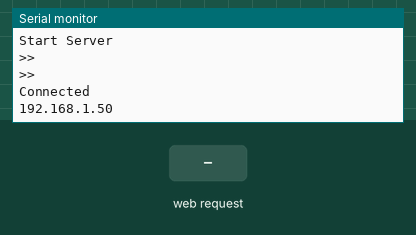
This sketch was run on a simulated ESP8266 (NodeMCU). Shown: the last lines printed to the serial monitor. The test bench sets the inputs (shaded band). WiFi joins after 1.5 s; servers stay silent unless stated.

Above: at 4.2 s.
4.3 s: HTTP request GET /ROOF_ON received
At 5.0 s:
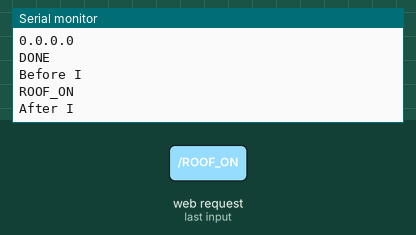
5.8 s: HTTP request GET /ROOF_OFF received
At 6.1 s:
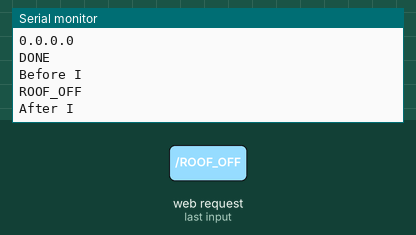
7.3 s: HTTP request GET /TUBE_ON received
At 8.4 s:
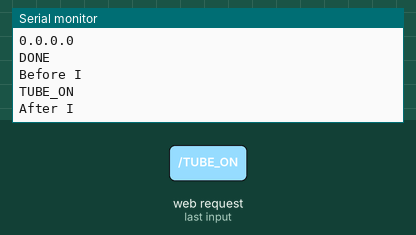
8.8 s: HTTP request GET /TUBE_OFF received
At 9.6 s:
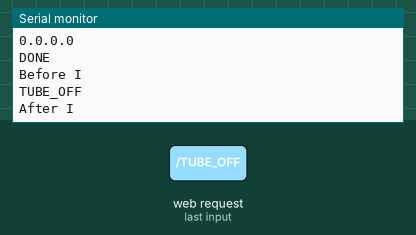
10.3 s: HTTP request GET /BALCONY_ON received
At 10.8 s:
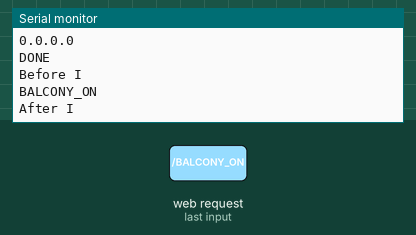
11.8 s: HTTP request GET /BALCONY_OFF received
At 13.1 s:
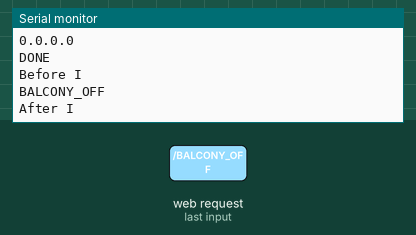

The sketch:

_2_NodeMcu_communication.ino
```cpp
#include <ESP8266WiFi.h>

#include <ESP8266HTTPClient.h>

String  i;
String  new_var;
/*IPAddress staticIP162_7(192,168,1,7);
IPAddress gateway162_7(192,168,1,1);
IPAddress subnet162_7(255,255,255,0);
*/
WiFiServer server(80);

String  httpurl;
HTTPClient http;

void setup()
{
  i = "";

  new_var = "ON";

  Serial.begin(9600);

    WiFi.disconnect();
  delay(1000);
  Serial.println("Start Server");
   WiFi.begin("Pytron","pytron123");
  while ((!(WiFi.status() == WL_CONNECTED))){
    delay(1000);
    Serial.println(">>");

  }
  Serial.println("Connected");
  //WiFi.config(staticIP162_7, gateway162_7, subnet162_7);
  Serial.println((WiFi.localIP()));
  server.begin();

}


void loop()
{

    WiFiClient client = server.available();
    if (!client) { return; }
    while(!client.available()){  delay(1); }
    Serial.println("CLIENT IP");
    Serial.println((client.remoteIP()));
    Serial.println("DONE");
    i = (client.readStringUntil('\r'));
    i.remove(0, 5);
    i.remove(i.length()-9,9);
    Serial.println("Before I");
    Serial.println(i);
    Serial.println("After I");
    if (i == "ROOF_ON") {
      httpurl = "http://";
      httpurl+="192.168.1.6";
      httpurl+="/";
      httpurl+="ROOF_ON";
      http.begin(httpurl);
      http.GET();
      http.end();
      client.println("HTTP/1.1 200 OK");
      client.println("Content-Type: text/html");
      client.println("");
      client.println("<!DOCTYPE HTML>");
      client.println("<html>");
      client.println("");
      client.println("</html>");
      client.stop();
      delay(1);

    } else if (i == "ROOF_OFF") {
      httpurl = "http://";
      httpurl+="192.168.1.6";
      httpurl+="/";
      httpurl+="ROOF_OFF";
      http.begin(httpurl);
      http.GET();
      http.end();
      client.println("HTTP/1.1 200 OK");
      client.println("Content-Type: text/html");
      client.println("");
      client.println("<!DOCTYPE HTML>");
      client.println("<html>");
      client.println("");
      client.println("</html>");
      client.stop();
      delay(1);
    } else if (i == "TUBE_ON") {
      httpurl = "http://";
      httpurl+="192.168.1.6";
      httpurl+="/";
      httpurl+="TUBE_ON";
      http.begin(httpurl);
      http.GET();
      http.end();
      client.println("HTTP/1.1 200 OK");
      client.println("Content-Type: text/html");
      client.println("");
      client.println("<!DOCTYPE HTML>");
      client.println("<html>");
      client.println("");
      client.println("</html>");
      client.stop();
      delay(1);
    } else if (i == "TUBE_OFF") {
      httpurl = "http://";
      httpurl+="192.168.1.6";
      httpurl+="/";
      httpurl+="TUBE_OFF";
      http.begin(httpurl);
      http.GET();
      http.end();
      client.println("HTTP/1.1 200 OK");
      client.println("Content-Type: text/html");
      client.println("");
      client.println("<!DOCTYPE HTML>");
      client.println("<html>");
      client.println("");
      client.println("</html>");
      client.stop();
      delay(1);
    } else if (i == "BALCONY_ON") {
      httpurl = "http://";
      httpurl+="192.168.1.6";
      httpurl+="/";
      httpurl+="BALCONY_ON";
      http.begin(httpurl);
      http.GET();
      http.end();
      client.println("HTTP/1.1 200 OK");
      client.println("Content-Type: text/html");
      client.println("");
      client.println("<!DOCTYPE HTML>");
      client.println("<html>");
      client.println("");
      client.println("</html>");
      client.stop();
      delay(1);
    } else if (i == "BALCONY_OFF") {
      httpurl = "http://";
      httpurl+="192.168.1.6";
      httpurl+="/";
      httpurl+="BALCONY_OFF";
      http.begin(httpurl);
      http.GET();
      http.end();
      client.println("HTTP/1.1 200 OK");
      client.println("Content-Type: text/html");
      client.println("");
      client.println("<!DOCTYPE HTML>");
      client.println("<html>");
      client.println("");
      client.println("</html>");
      client.stop();
      delay(1);
    } else if (i == "PLUG_ON") {
      httpurl = "http://";
      httpurl+="192.168.1.6";
      httpurl+="/";
      httpurl+="PLUG_ON";
      http.begin(httpurl);
      http.GET();
      http.end();
      client.println("HTTP/1.1 200 OK");
      client.println("Content-Type: text/html");
      client.println("");
      client.println("<!DOCTYPE HTML>");
      client.println("<html>");
      client.println("");
      client.println("</html>");
      client.stop();
      delay(1);
    } else if (i == "PLUG_OFF") {
      httpurl = "http://";
      httpurl+="192.168.1.6";
      httpurl+="/";
      httpurl+="PLUG_OFF";
      http.begin(httpurl);
      http.GET();
      http.end();
      client.println("HTTP/1.1 200 OK");
      client.println("Content-Type: text/html");
      client.println("");
      client.println("<!DOCTYPE HTML>");
      client.println("<html>");
      client.println("");
      client.println("</html>");
      client.stop();
      delay(1);
    } else if (i == "ALL_ON") {
      httpurl = "http://";
      httpurl+="192.168.1.6";
      httpurl+="/";
      httpurl+="ALL_ON";
      http.begin(httpurl);
      http.GET();
      http.end();
      client.println("HTTP/1.1 200 OK");
      client.println("Content-Type: text/html");
      client.println("");
      client.println("<!DOCTYPE HTML>");
      client.println("<html>");
      client.println("");
      client.println("</html>");
      client.stop();
      delay(1);
    } else if (i == "ALL_OFF") {
      httpurl = "http://";
      httpurl+="192.168.1.6";
      httpurl+="/";
      httpurl+="ALL_OFF";
      http.begin(httpurl);
      http.GET();
      http.end();
      client.println("HTTP/1.1 200 OK");
      client.println("Content-Type: text/html");
      client.println("");
      client.println("<!DOCTYPE HTML>");
      client.println("<html>");
      client.println("");
      client.println("</html>");
      client.stop();
      delay(1);
    }

}
```

Measured:
- after the input at 4.3 s, the serial monitor: prints a new line at once (image 1)
- after the input at 5.8 s, the serial monitor: prints a new line at once (image 2)
- after the input at 7.3 s, the serial monitor: prints a new line at once (image 3)
- after the input at 8.8 s, the serial monitor: prints a new line at once (image 4)
- after the input at 10.3 s, the serial monitor: prints a new line at once (image 5)
- after the input at 11.8 s, the serial monitor: prints a new line at once (image 6)
